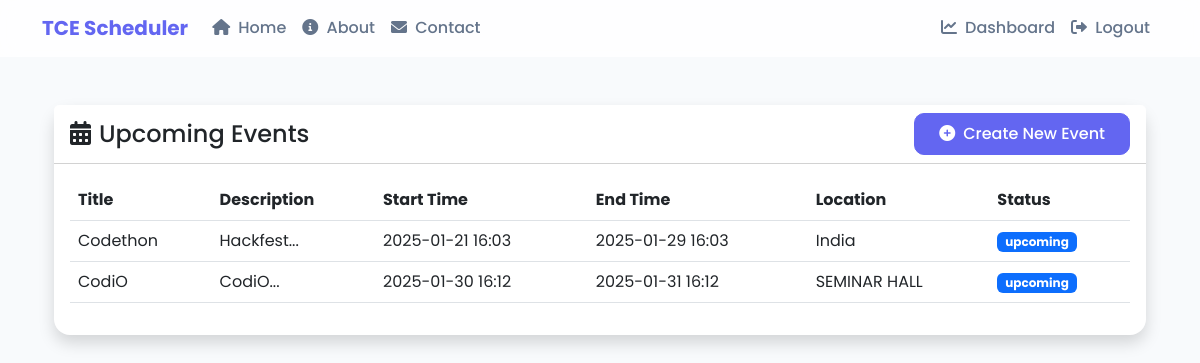
Page /teacher/events/upcoming (signed in) on the committed database.
### app/models.py (models this page shows)
class Event(db.Model):
    id = db.Column(db.Integer, primary_key=True)
    title = db.Column(db.String(100), nullable=False)
    description = db.Column(db.Text)
    start_time = db.Column(db.DateTime, nullable=False)
    end_time = db.Column(db.DateTime, nullable=False)
    location = db.Column(db.String(100))
    created_at = db.Column(db.DateTime, default=datetime.utcnow)
    status = db.Column(db.String(20), default='upcoming')  # upcoming, completed, cancelled
    teacher_id = db.Column(db.Integer, db.ForeignKey('user.id'), nullable=False)
    teacher = db.relationship('User', backref='events', foreign_keys=[teacher_id])
    students = db.relationship('User', secondary=event_students, backref='enrolled_events')

### app/routes.py (the view)
@main.route('/teacher/events/upcoming')
@login_required
def upcoming_events():
    if not current_user.is_teacher():
        flash('Access denied. Teachers only.', 'danger')
        return redirect(url_for('main.dashboard_redirect'))
    events = Event.query.filter(
        Event.teacher_id == current_user.id,
        Event.end_time >= datetime.datetime.now()
    ).order_by(Event.start_time.asc()).all()
    return render_template('upcoming_events.html', title='Upcoming Events', events=events)

### app/models.py (called while the page is built)
@login_manager.user_loader
def load_user(user_id):
    return User.query.get(int(user_id))

    def is_teacher(self):
        return self.role == UserRole.TEACHER.value

### app/templates/upcoming_events.html (shortened to what this page needs)
{% extends "base.html" %}
{% block content %}
<div class="container py-4">
    <div class="row">
        <div class="col-12">
            <div class="card shadow">
                <div class="card-header bg-white d-flex justify-content-between align-items-center">
                    <h4 class="mb-0"><i class="fas fa-calendar-alt me-2"></i>Upcoming Events</h4>
                    <a href="{{ url_for('main.create_event') }}" class="btn btn-primary">
                        <i class="fas fa-plus-circle me-2"></i>Create New Event
                    </a>
                </div>
                <div class="card-body">
                    {% if events %}
                        <div class="table-responsive">
                            <table class="table table-hover">
                                <thead>
                                    <tr>
                                        <th>Title</th>
                                        <th>Description</th>
                                        <th>Start Time</th>
                                        <th>End Time</th>
                                        <th>Location</th>
                                        <th>Status</th>
                                    </tr>
                                </thead>
                                <tbody>
                                    {% for event in events %}
                                    <tr>
                                        <td>{{ event.title }}</td>
                                        <td>{{ event.description[:50] }}...</td>
                                        <td>{{ event.start_time.strftime('%Y-%m-%d %H:%M') }}</td>
                                        <td>{{ event.end_time.strftime('%Y-%m-%d %H:%M') }}</td>
                                        <td>{{ event.location }}</td>
                                        <td>
                                            <span class="badge bg-primary">{{ event.status }}</span>
                                        </td>
                                    </tr>
                                    {% endfor %}
                                </tbody>
                            </table>
                        </div>
                    {% else %}
                        <div class="text-center py-5">
                            <i class="fas fa-calendar-times fa-4x mb-3 text-muted"></i>
                            <h5 class="text-muted">No upcoming events found</h5>
                            <p class="mb-0">Create a new event to get started</p>
                        </div>
                    {% endif %}
                </div>
            </div>
        </div>
    </div>
</div>
{% endblock %}

### app/templates/base.html (shortened to what this page needs)
<!DOCTYPE html>
<html lang="en">
<head>
    <link href="https://cdn.jsdelivr.net/npm/bootstrap@5.3.0/dist/css/bootstrap.min.css" rel="stylesheet">
    <link rel="stylesheet" href="https://cdnjs.cloudflare.com/ajax/libs/font-awesome/6.0.0/css/all.min.css">
    <link rel="stylesheet" href="{{ url_for('static', filename='css/style.css') }}">
    <link rel="stylesheet" href="{{ url_for('static', filename='css/animations.css') }}">
</head>
<body class="modern-theme">
    <nav class="navbar navbar-expand-lg navbar-glass">
        <div class="container">
            <a class="navbar-brand fw-bold" href="{{ url_for('main.home') }}">
                TCE Scheduler
            </a>
            <div class="collapse navbar-collapse" id="navbarNav">
                <ul class="navbar-nav me-auto">
                    <li class="nav-item">
                        <a class="nav-link" href="{{ url_for('main.home') }}">
                            <i class="fas fa-home me-1"></i> Home
                        </a>
                    </li>
                    <li class="nav-item">
                        <a class="nav-link" href="{{ url_for('main.about') }}">
                            <i class="fas fa-info-circle me-1"></i> About
                        </a>
                    </li>
                    <li class="nav-item">
                        <a class="nav-link" href="{{ url_for('main.contact') }}">
                            <i class="fas fa-envelope me-1"></i> Contact
                        </a>
                    </li>
                </ul>
                <ul class="navbar-nav">
                    {% if current_user.is_authenticated %}
                        <li class="nav-item">
                            <a class="nav-link" href="{{ url_for('main.dashboard_redirect') }}">
                                <i class="fas fa-chart-line me-1"></i> Dashboard
                            </a>
                        </li>
                        <li class="nav-item">
                            <a class="nav-link" href="{{ url_for('auth.logout') }}">
                                <i class="fas fa-sign-out-alt me-1"></i> Logout
                            </a>
                        </li>
                    {% endif %}
                </ul>
            </div>
        </div>
    </nav>
    <main class="container mt-4">
        {% block content %}{% endblock %}
    </main>
</body>
</html>

### app/static/css/style.css (style rules this page uses)
:root { --primary-color: #6366f1; --secondary-color: #4f46e5; --success-color: #22c55e; --background-color: #f8fafc; --card-background: #ffffff; --text-primary: #1e293b; --text-secondary: #64748b; --border-color: #e2e8f0; }
body.modern-theme { font-family: 'Poppins', sans-serif; background-color: var(--background-color); color: var(--text-primary); }
.navbar-glass { background: rgba(255, 255, 255, 0.8); backdrop-filter: blur(10px); border-bottom: 1px solid rgba(255, 255, 255, 0.1); }
.navbar-brand { color: var(--primary-color) !important; font-weight: 600; }
.nav-link { color: var(--text-secondary) !important; font-weight: 500; transition: all 0.3s ease; }
.card { border: none; border-radius: 16px; background: var(--card-background); box-shadow: 0 4px 6px -1px rgba(0, 0, 0, 0.1), 0 2px 4px -1px rgba(0, 0, 0, 0.06); transition: all 0.3s ease; }
.btn { border-radius: 10px; padding: 0.5rem 1.5rem; font-weight: 500; transition: all 0.3s ease; }
.btn-primary { background-color: var(--primary-color); border-color: var(--primary-color); }

### rows in the picture
Event: title "Codethon", description "Hackfest", start_time "2025-01-21 16:03", end_time "2025-01-29 16:03", location "India", status "upcoming"
Event: title "CodiO", description "CodiO", start_time "2025-01-30 16:12", end_time "2025-01-31 16:12", location "SEMINAR HALL", status "upcoming"
